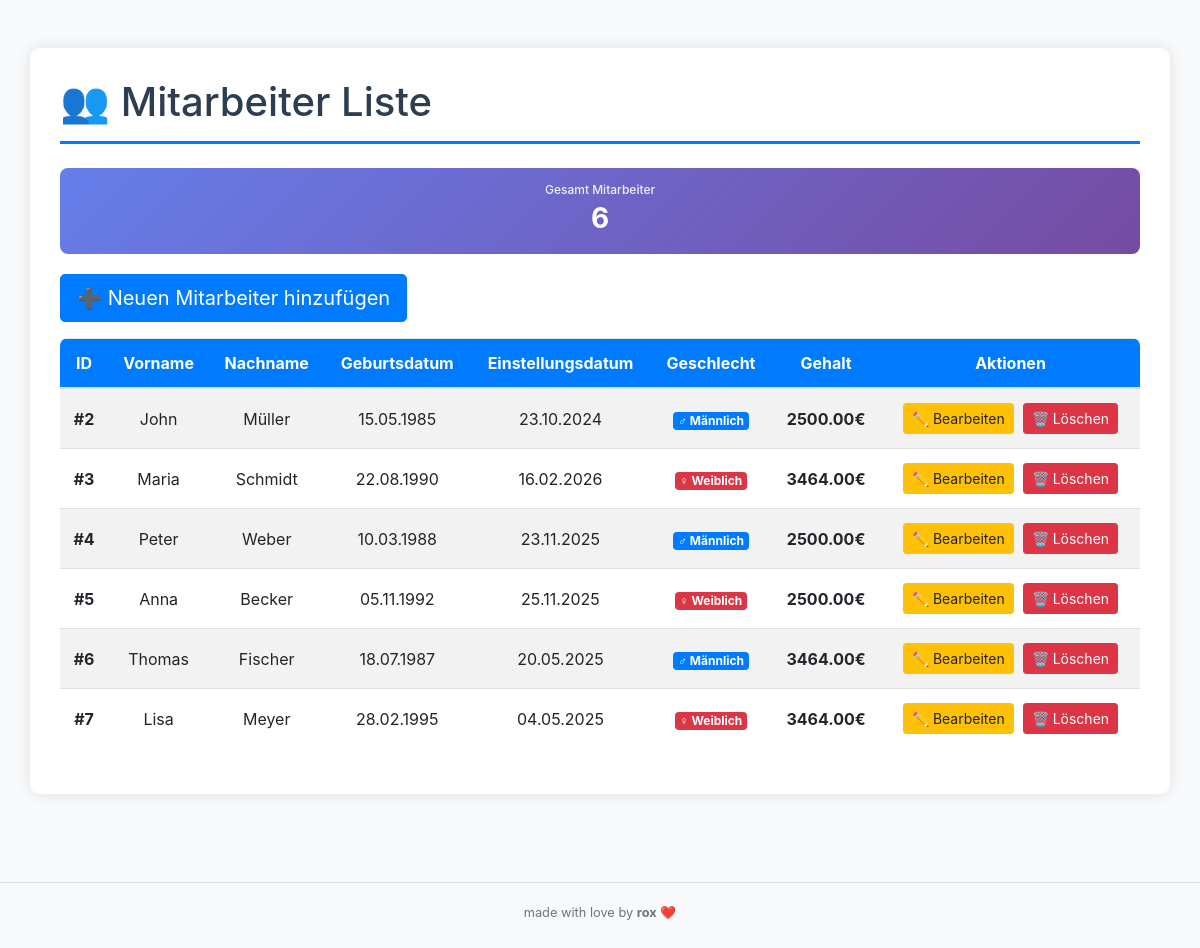
The app's page /, older data.
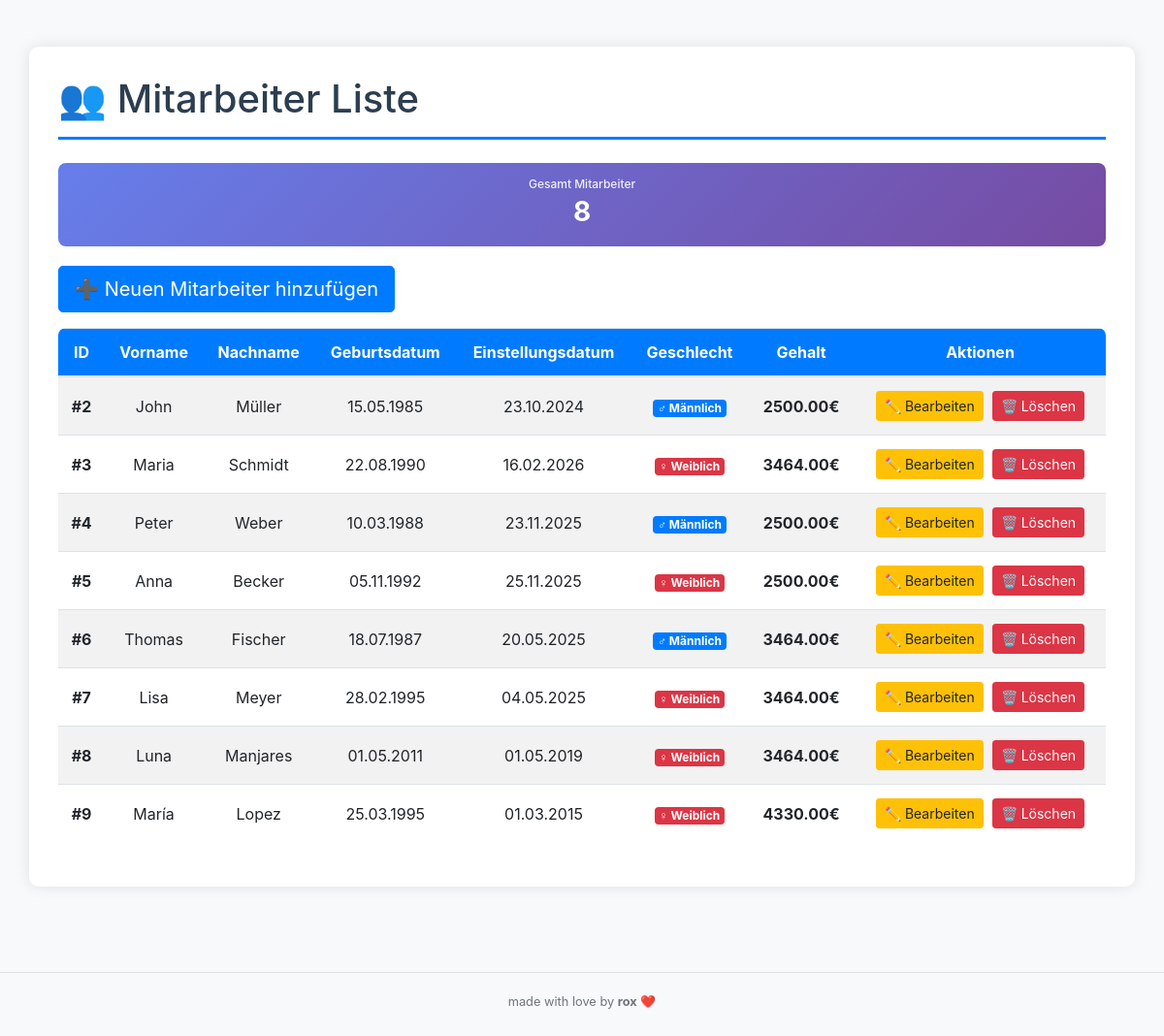
The same page, newer data.
### staff/models.py (models this page shows, shortened)
class Mitarbeiter(models.Model):
    vorname = models.CharField(max_length=30)
    nachname = models.CharField(max_length=30)
    gebdatum = models.DateField()
    einstdatum = models.DateField()
    gehaltmodell = models.ForeignKey(Gehaltsmodell, on_delete=models.CASCADE, blank=True, null=True)
    geschlecht = models.CharField(max_length=1, choices=Geschlecht.choices)
    def get_gehalt(self):
        if self.gehaltmodell:
            return self.gehaltmodell.get_gehalt()
        return 0

class Gehaltsmodell(models.Model):
    TYP_ARBEIT = 'ARBEIT'
    TYP_FIX = 'FIX'
    TYP_CHOICES = [
        (TYP_ARBEIT, 'Arbeitermodell'),
        (TYP_FIX, 'Fixgehaltmodell'),
    ]
    typ = models.CharField(max_length=10, choices=TYP_CHOICES, default=TYP_ARBEIT)
    stdlohn = models.DecimalField(max_digits=10, decimal_places=2, null=True, blank=True, validators=[MinValueValidator(0)])
    stdzahl = models.DecimalField(max_digits=10, decimal_places=2, null=True, blank=True, validators=[MinValueValidator(0)])
    gehalt = models.DecimalField(max_digits=10, decimal_places=2, null=True, blank=True, validators=[MinValueValidator(0)])
    def get_gehalt(self):
        if self.typ == self.TYP_ARBEIT:
            return (self.stdlohn or Decimal('0')) * (self.stdzahl or Decimal('0')) * Decimal('4.33')
        return self.gehalt or Decimal('0')

### staff/views.py (the view)
# urls.py: path('', staff_list, name='staff_list'),
def staff_list(request):
    mitarbeiter = Mitarbeiter.objects.all()
    return render(request, 'staff/list.html', {'mitarbeiter': mitarbeiter})

### staff/Templates/staff/list.html (shortened to what this page needs)
<!DOCTYPE html>
<html lang="de">
<head>
    <link href="https://stackpath.bootstrapcdn.com/bootstrap/4.5.2/css/bootstrap.min.css" rel="stylesheet">
</head>
<body>
    <div class="container mt-5 mb-5">
        <h1 class="mb-4">👥 Mitarbeiter Liste</h1>
        <div class="stats">
            <div class="stat-box">
                <h5>Gesamt Mitarbeiter</h5>
                <div class="number">{{ mitarbeiter.count }}</div>
            </div>
        </div>
        <a href="{% url 'staff_create' %}" class="btn btn-primary btn-lg mb-3">
            <span>➕</span> Neuen Mitarbeiter hinzufügen
        </a>
        <div class="table-responsive">
            <table class="table table-striped table-hover">
                <thead>
                    <tr>
                        <th>ID</th>
                        <th>Vorname</th>
                        <th>Nachname</th>
                        <th>Geburtsdatum</th>
                        <th>Einstellungsdatum</th>
                        <th>Geschlecht</th>
                        <th>Gehalt</th>
                        <th>Aktionen</th>
                    </tr>
                </thead>
                <tbody>
                    {% if mitarbeiter %}
                        {% for m in mitarbeiter %}
                            <tr>
                                <td><strong>#{{ m.pk }}</strong></td>
                                <td>{{ m.vorname }}</td>
                                <td>{{ m.nachname }}</td>
                                <td>{{ m.gebdatum|date:"d.m.Y" }}</td>
                                <td>{{ m.einstdatum|date:"d.m.Y" }}</td>
                                <td>
                                    {% if m.geschlecht == 'M' %}
                                        <span class="badge badge-primary">♂ Männlich</span>
                                    {% elif m.geschlecht == 'W' %}
                                        <span class="badge badge-danger">♀ Weiblich</span>
                                    {% else %}
                                        <span class="badge badge-secondary">Divers</span>
                                    {% endif %}
                                </td>
                                <td><strong>{{ m.get_gehalt|floatformat:2 }}€</strong></td>
                                <td>
                                    <div class="btn-group-sm">
                                        <a href="{% url 'staff_update' m.pk %}" class="btn btn-warning btn-sm">✏️ Bearbeiten</a>
                                        <a href="{% url 'staff_delete' m.pk %}" class="btn btn-danger btn-sm">🗑️ Löschen</a>
                                    </div>
                                </td>
                            </tr>
                        {% endfor %}
                    {% endif %}
                </tbody>
            </table>
        </div>
    </div>
    <footer class="text-center text-muted mt-5 py-4">
        <hr>
        <p><small>made with love by <strong>rox</strong> ❤️</small></p>
    </footer>
</body>
</html>

### staff/Templates/staff/list.html (style rules this page uses)
body { background-color: #f8f9fa; }
.container { background-color: white; border-radius: 10px; padding: 30px; box-shadow: 0 0 15px rgba(0,0,0,0.1); }
h1 { color: #2c3e50; border-bottom: 3px solid #007bff; padding-bottom: 15px; }
.table-responsive { border-radius: 8px; overflow: hidden; }
.table th { background-color: #007bff; color: white; font-weight: bold; text-align: center; vertical-align: middle; }
.table td { vertical-align: middle; text-align: center; }
.btn-sm { margin: 2px; }
.btn-group-sm { display: flex; gap: 5px; justify-content: center; }
.stats { display: flex; gap: 20px; margin-bottom: 20px; flex-wrap: wrap; }
.stat-box { background: linear-gradient(135deg, #667eea 0%, #764ba2 100%); color: white; padding: 15px 20px; border-radius: 8px; text-align: center; flex: 1; min-width: 150px; }
.stat-box h5 { margin: 0; font-size: 12px; opacity: 0.9; }
.stat-box .number { font-size: 28px; font-weight: bold; }

Row changes from the older to the newer data that the page shows:
added Mitarbeiter: pk "8", vorname "Luna", nachname "Manjares", gebdatum "01.05.2011", einstdatum "01.05.2019", geschlecht "♀ Weiblich", get_gehalt "3464.00"
added Mitarbeiter: pk "9", vorname "María", nachname "Lopez", gebdatum "25.03.1995", einstdatum "01.03.2015", geschlecht "♀ Weiblich", get_gehalt "4330.00"
Text that changed along with them:
{{ mitarbeiter.count }}: "6" → "8"
